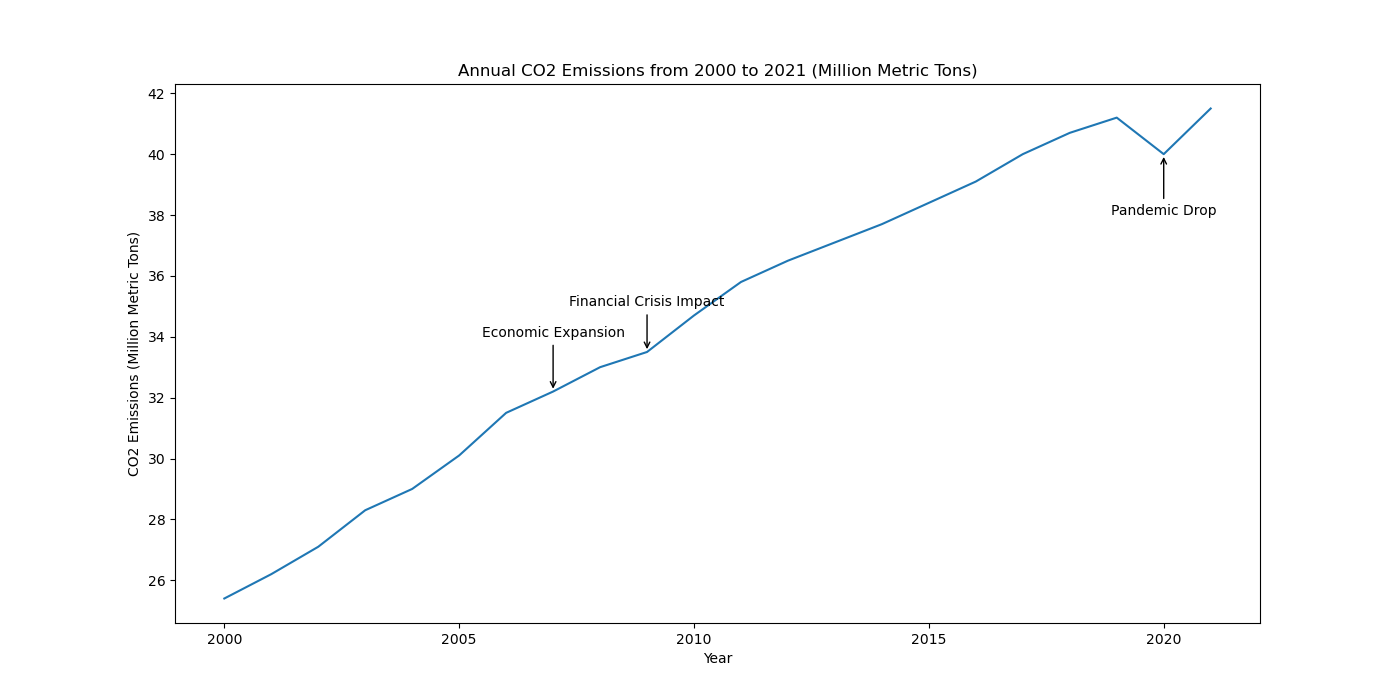

Here is the Python script that generated this plot:

import seaborn as sns
import pandas as pd
import matplotlib.pyplot as plt

# Create DataFrame from provided data
data = {
    'Year': list(range(2000, 2022)),
    'CO2 Emissions': [25.4, 26.2, 27.1, 28.3, 29.0, 30.1, 31.5, 32.2, 33.0, 33.5, 34.7,
                      35.8, 36.5, 37.1, 37.7, 38.4, 39.1, 40.0, 40.7, 41.2, 40.0, 41.5]
}

df = pd.DataFrame(data)

# Settings for colors and figure size
line_colors = ["#1f77b4"]
plt.figure(figsize=(14, 7))

# Plot the line chart with seaborn
ax = sns.lineplot(x='Year', y='CO2 Emissions', data=df, color=line_colors[0])

# Add a title and labels
ax.set_title('Annual CO2 Emissions from 2000 to 2021 (Million Metric Tons)')
ax.set_xlabel('Year')
ax.set_ylabel('CO2 Emissions (Million Metric Tons)')

# Annotate significant data points
ax.annotate('Economic Expansion', xy=(2007, 32.2), xytext=(2007, 34),
            arrowprops=dict(facecolor='black', arrowstyle="->"),
            ha='center')

ax.annotate('Financial Crisis Impact', xy=(2009, 33.5), xytext=(2009, 35),
            arrowprops=dict(facecolor='black', arrowstyle="->"),
            ha='center')

ax.annotate('Pandemic Drop', xy=(2020, 40.0), xytext=(2020, 38),
            arrowprops=dict(facecolor='black', arrowstyle="->"),
            ha='center')

# Show the plot
plt.show()
